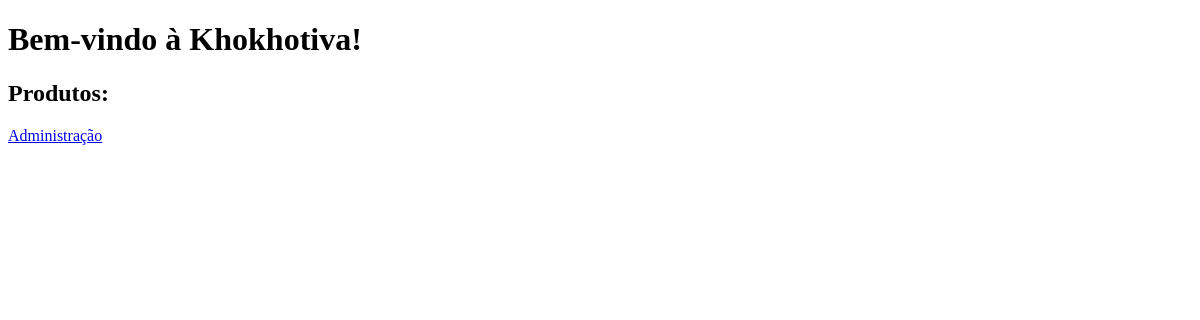
Before: / with the older database file.
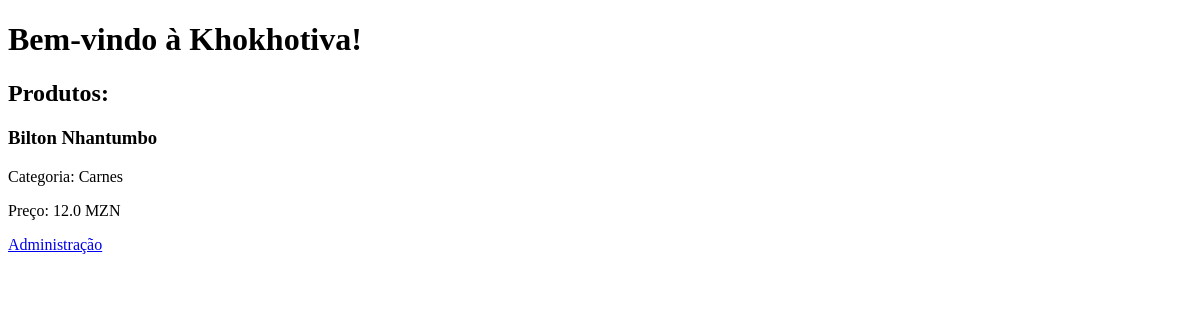
After: the same page with the newer database file.
### tables this page shows
CREATE TABLE products
             (id INTEGER PRIMARY KEY AUTOINCREMENT,
              name TEXT NOT NULL,
              category TEXT NOT NULL,
              price REAL NOT NULL,
              image TEXT, image_url TEXT);

### app.py (the view)
@app.route('/')
def index():
    products = get_products()
    return render_template('index.html', products=products)

### app.py (called while the page is built)
def get_products():
    conn = sqlite3.connect('khokotiva.db')
    c = conn.cursor()
    c.execute("SELECT * FROM products")
    products = c.fetchall()
    conn.close()
    return products

### templates/index.html (shortened to what this page needs)
<!DOCTYPE html>
<html>
<head>
</head>
<body>
    <h1>Bem-vindo à Khokhotiva!</h1>
    <h2>Produtos:</h2>
    {% for product in products %}
        <div>
            <h3>{{ product[1] }}</h3>
            <p>Categoria: {{ product[2] }}</p>
            <p>Preço: {{ product[3] }} MZN</p>
        </div>
    {% endfor %}
    <a href="/login">Administração</a>
</body>
</html>

Changed rows visible on the page:
added products: name "Bilton Nhantumbo", category "Carnes", price "12.0"
